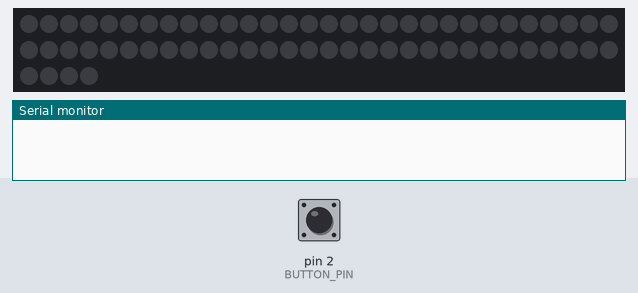
Simulated run of this sketch. Board: Arduino Uno, built with avr-gcc and run on an emulated ATmega328P. On the bench: 64 RGB LEDs in strip order, left to right, continuing on the next row, the last lines printed to the serial monitor. The test bench sets the inputs (shaded band); at power-on: pin 2 (BUTTON_PIN) HIGH. Dim RGB values are drawn brighter than linear.

Above: at 1.2 s.
1.3 s: pin 2 (BUTTON_PIN) pulled LOW for 0.15 s
At 1.52 s:
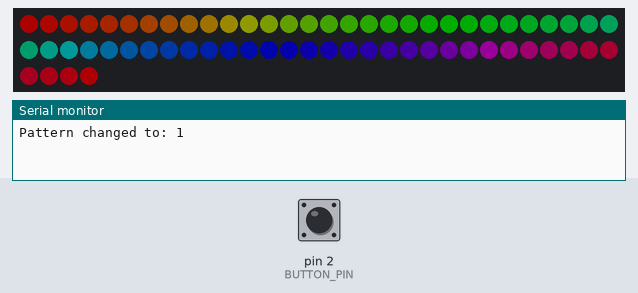
2.0 s: pin 2 (BUTTON_PIN) pulled LOW for 1 s
At 2.44 s:
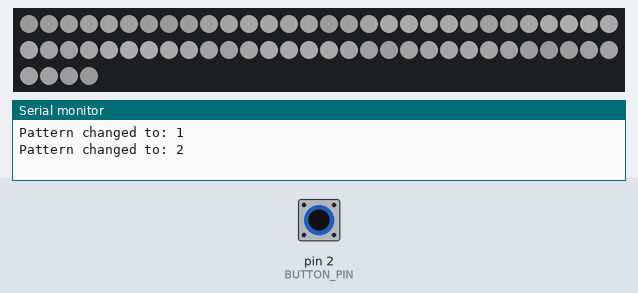
3.6 s: pin 2 (BUTTON_PIN) pulled LOW for 0.15 s
At 4.06 s:
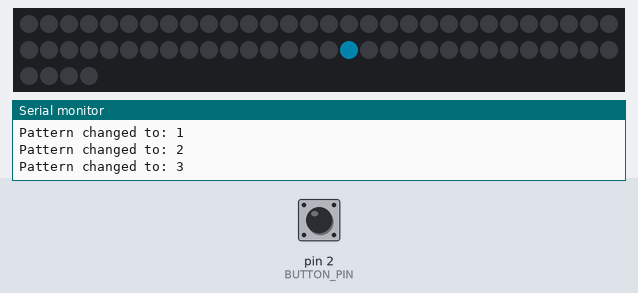
4.3 s: pin 2 (BUTTON_PIN) pulled LOW for 3.2 s
At 6.4 s:
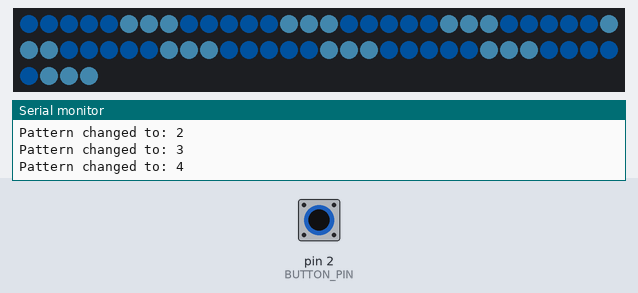
9.0 s: pin 2 (BUTTON_PIN) pulled LOW for 0.15 s
At 10.22 s:
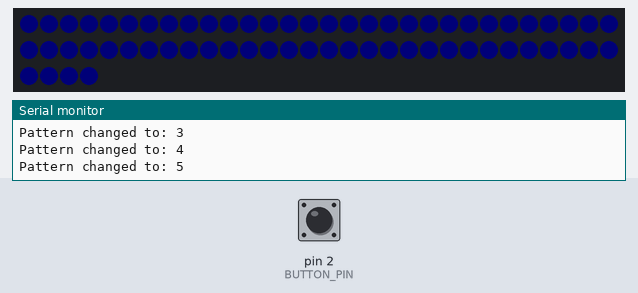
11.9 s: pin 2 (BUTTON_PIN) pulsed LOW 5 times (0.12 s each, 0.3 s apart)
At 12.48 s:
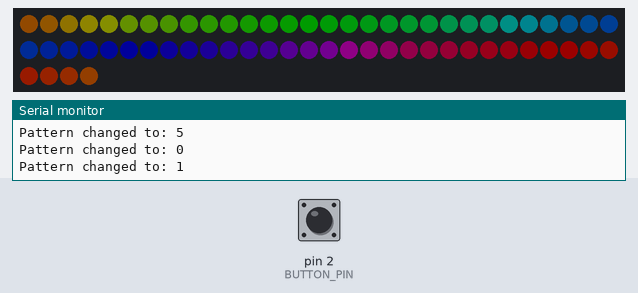
Timing chart, 0 to 14.9 s (numbered marks = the images above; inputs shaded):
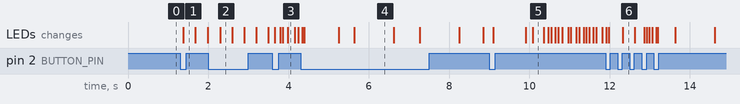

The sketch:

Arduino_Uno_8x8_led_matrix.ino
```cpp
// Include required library
#include <Adafruit_NeoPixel.h>

// --- Constants ---
const int BUTTON_PIN = 2;      // Pin connected to the tactile switch
const int LED_PIN = 6;         // Pin connected to the LED matrix's data input (DIN)
const int LED_COUNT = 64;      // Total number of LEDs (8x8 = 64)

// Create NeoPixel object
Adafruit_NeoPixel pixels(LED_COUNT, LED_PIN, NEO_GRB + NEO_KHZ800);

// --- Global Variables ---
int patternMode = 0;              // Stores the current display pattern (0: Off, 1: Red, 2: Rainbow)
const int totalPatterns = 6;      // Total number of patterns

// --- Ball Variables ---
float ballX = 3;
float ballY = 3;
float speedX = 0.3;
float speedY = 0.2;

// For button debouncing
int buttonState;
int lastButtonState = HIGH;
unsigned long lastDebounceTime = 0;
unsigned long debounceDelay = 50;

void setup() {
  Serial.begin(9600);
  pinMode(BUTTON_PIN, INPUT_PULLUP);
  pixels.begin();
  pixels.setBrightness(50); // Limit brightness
  pixels.show(); // Initialize all LEDs to 'off'
}

void loop() {
  // 1. Check the button state
  handleButton();

  // 2. Update the LED pattern according to the current pattern mode
  updatePattern();
}

// Function to check if the button is pressed and change the pattern mode
void handleButton() {
  int reading = digitalRead(BUTTON_PIN);

  if (reading != lastButtonState) {
    lastDebounceTime = millis();
  }

  if ((millis() - lastDebounceTime) > debounceDelay) {
    if (reading != buttonState) {
      buttonState = reading;
      if (buttonState == LOW) { // if the button was just pressed
        patternMode = (patternMode + 1) % totalPatterns; // Cycle to the next pattern
        Serial.print("Pattern changed to: ");
        Serial.println(patternMode);
      }
    }
  }
  lastButtonState = reading;
}

// Function to draw the current pattern
void updatePattern() {
  switch (patternMode) {
    case 0: // Pattern 0: Off
      patternOff();
      break;
    case 1: // Pattern 2: Rainbow Animation
      patternRainbow();
      break;
    case 2:
      patternRipple();
      break;
    case 3:
      patternBouncingBall();
      break;
    case 4:
      patternOceanWave();
      break;
    case 5:
      patternBreathing();
      break;
  }
}

// --- Pattern-Specific Drawing Functions ---

void patternOff() {
  pixels.clear();
  pixels.show();
  delay(10); // Short delay to prevent loop from running too fast
}

void patternRainbow() {
  // Draw one frame of the rainbow animation
  static uint16_t j = 0; // Variable to store the position of the animation
  for (int i = 0; i < pixels.numPixels(); i++) {
    pixels.setPixelColor(i, Wheel(((i * 256 / pixels.numPixels()) + j) & 255));
  }
  pixels.show();
  j++; // Increment position for the next frame
  if (j >= 256) {
    j = 0;
  }
  delay(20); // Adjusts animation speed
}

// Ripple pattern
void patternRipple() {
  float rippleSpeed = 0.2;
  float rippleFrequency = 0.3;

  // Use millis() to make the wave change over time, creating an animation.
  float timeValue = millis() * rippleSpeed / 100.0;

  for (int x = 0; x < 8; x++) {
    for (int y = 0; y < 8; y++) {
      // Calculate the distance of each pixel from the center of the matrix.
      float distance = sqrt(pow(x - 3.5, 2) + pow(y - 3.5, 2));

      // Calculate brightness using a sine wave.
      // Brightness oscillates smoothly based on distance and time, creating the wave effect.
      uint8_t brightness = (uint8_t)(128 + 127 * sin(distance * rippleFrequency - timeValue));

      // Convert the (x, y) coordinate to a single pixel index for the NeoPixel library.
      int pixelIndex = x + y * 8;

      // Set the pixel to a white color with the calculated brightness.
      pixels.setPixelColor(pixelIndex, pixels.Color(brightness, brightness, brightness));
    }
  }
  pixels.show();
}

// Bouncing Ball
void patternBouncingBall() {
  // Clear the screen for the next frame
  pixels.clear();

  // Update the ball's position based on its current velocity
  ballX += speedX;
  ballY += speedY;

  // Reverse velocity if the ball hits a wall
  if (ballX >= 7.0 || ballX <= 0.0) {
    speedX *= -1;
  }
  if (ballY >= 7.0 || ballY <= 0.0) {
    speedY *= -1;
  }

  // Draw the pixel at the ball's new position
  pixels.setPixelColor((int)ballY * 8 + (int)ballX, pixels.Color(0, 191, 255));
  pixels.show();
  delay(30); // Adjusts the speed of the movement
}

// Gentle waves
void patternOceanWave() {
  float time = millis() / 2000.0; // 時間の経過

  for (int y = 0; y < 8; y++) {
    for (int x = 0; x < 8; x++) {
      // sin波で波の高さを計算
      float wave = sin(x * 0.8 + time);

      if (wave > 0.5) { // 波の山の部分
        pixels.setPixelColor(y * 8 + x, pixels.Color(100, 200, 255)); // 明るい水色
      } else { // 波の谷の部分
        pixels.setPixelColor(y * 8 + x, pixels.Color(0, 80, 150));   // 暗い青
      }
    }
  }
  pixels.show();
  delay(30);
}

// Slow breathing
void patternBreathing() {
  // 6秒かけて明るさが変化するsin波
  float breath = (sin(millis() / 2000.0) + 1.0) / 2.0; // 0.0 ~ 1.0の範囲に

  int brightness = (int)(breath * 80); // 明るさを0〜80の範囲で変化
  pixels.setBrightness(brightness);

  pixels.fill(pixels.Color(40, 0, 180)); // 画面を深い紫色で満たす
  pixels.show();
  delay(30);
}

// Helper function to generate rainbow colors
uint32_t Wheel(byte WheelPos) {
  WheelPos = 255 - WheelPos;
  if (WheelPos < 85) {
    return pixels.Color(255 - WheelPos * 3, 0, WheelPos * 3);
  }
  if (WheelPos < 170) {
    WheelPos -= 85;
    return pixels.Color(0, WheelPos * 3, 255 - WheelPos * 3);
  }
  WheelPos -= 170;
  return pixels.Color(WheelPos * 3, 255 - WheelPos * 3, 0);
}
```

Measured:
- after the input at 1.3 s, the LEDs: change after 0.07 s (image 1)
- after the input at 2.0 s, the LEDs: change after 0.29 s (image 2)
- after the input at 3.6 s, the LEDs: first change after 0.06 s (image 3 shows a later state)
- after the input at 4.3 s, the LEDs: first differ from a run without the input after 0.09 s (image 4 shows a later state)
- after the input at 9.0 s, the LEDs: first change after 0.11 s (image 5 shows a later state)
- after the input at 11.9 s, the LEDs: first differ from a run without the input after 0.08 s (image 6 shows a later state)
